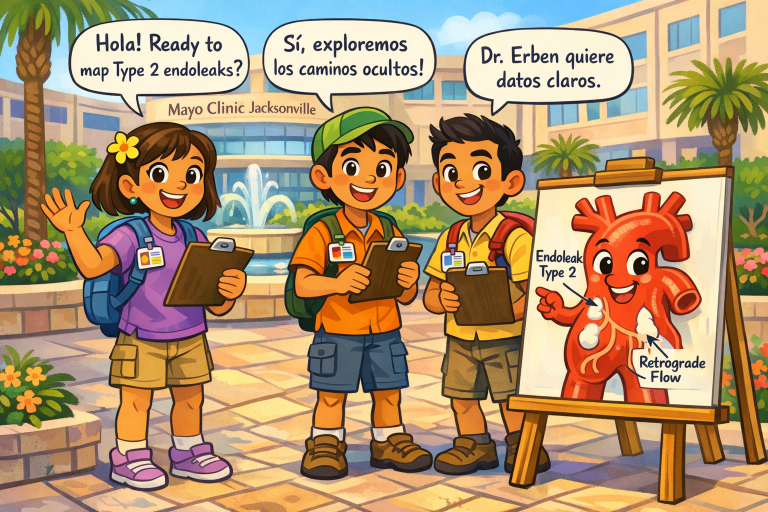
#> input picture renders/by-domain/health-sciences/medicine/surgery/vascular/complications/endoleaks/type-2/english/comic/panels-gpt/image_001_20260107_013733_e1ae2fc8.png, 1536 x 1024 px (shown at 1/2 size); its folder holds only this picture in this run
$ python build_gpt_pdf.py
#> lines starting #> are read from the running program, lines starting #| are printed output that depends on the picture
#!/usr/bin/env python3
"""
Build PDF from comic panel images

WORKFLOW ENFORCEMENT: This script requires images to exist before running.
Images must be generated (Phase 4) before building documents (Phase 5).

See: .project/agents/image-generation/WORKFLOW-ENFORCEMENT.md
"""

import json
import argparse
from pathlib import Path
from PIL import Image


def validate_images_exist(src_dir: Path, expected_count: int = 32) -> list:
    """
    Validate that all required images exist before building PDF.

    Raises:
        FileNotFoundError: If images directory doesn't exist or images are missing
    """
    if not src_dir.exists():
        raise FileNotFoundError(
            f"❌ Images directory does not exist: {src_dir}\n\n"
            f"WORKFLOW VIOLATION: You MUST generate images (Phase 4) BEFORE creating documents (Phase 5).\n\n"
            f"Generate images first using:\n"
            f"  python .project/agents/image-generation/tools/gpt_image_generator.py \\\n"
            f"    --prompt-file prompts/all-panels.txt \\\n"
            f"    --output-dir {src_dir} \\\n"
            f"    --aspect landscape --quality high --parallel 5 --enhance\n\n"
            f"See: .project/agents/image-generation/WORKFLOW-ENFORCEMENT.md"
        )

    files = sorted(src_dir.glob("image_*.png"))

    if len(files) == 0:
        raise FileNotFoundError(
            f"❌ No images found in: {src_dir}\n\n"
            f"WORKFLOW VIOLATION: You MUST generate images (Phase 4) BEFORE creating documents (Phase 5).\n\n"
            f"The images directory exists but is empty. Generate images first.\n\n"
            f"See: .project/agents/image-generation/WORKFLOW-ENFORCEMENT.md"
        )

    if len(files) != expected_count:
        print(f"⚠️  Warning: expected {expected_count} images, found {len(files)}")

    return files


def main():
    parser = argparse.ArgumentParser(description='Build PDF from comic panel images')
    parser.add_argument('--input-dir', type=str, default='panels-gpt', help='Input directory containing images')
    parser.add_argument('--output', type=str, default='type2-endoleak-comic-gpt.pdf', help='Output PDF file')
    args = parser.parse_args()

    BASE = Path(__file__).parent
    SRC = BASE / args.input_dir
    PDF = BASE / args.output
    PDF_FEATURED = BASE / args.output.replace('.pdf', '-featured.pdf')
    PANEL_MAP = BASE / "panel-map.json"
    DEFAULT_FEATURED_PANEL = 15  # panel number (1-based)

    return SRC, PDF, PDF_FEATURED, PANEL_MAP, DEFAULT_FEATURED_PANEL

def collect_images(src_dir):
    """
    Collect images with validation.

    CRITICAL WORKFLOW ENFORCEMENT:
    This function BLOCKS execution if required images don't exist.
    Images must be generated (Phase 4) BEFORE building documents (Phase 5).

    Args:
        src_dir: Directory containing image files

    Returns:
        List of image file paths

    Raises:
        FileNotFoundError: If images directory doesn't exist or is empty

    See: .project/agents/image-generation/WORKFLOW-ENFORCEMENT.md
    """
    files = validate_images_exist(src_dir, expected_count=32)
    return files


def get_featured_index(panel_map_path, default_featured=15):
    try:
        data = json.loads(panel_map_path.read_text())
        for entry in data:
            if entry.get("featured"):
                return max(entry["panel"] - 1, 0)
    except Exception as e:
        print(f"Warning: unable to read featured panel from panel-map.json ({e})")
    return default_featured - 1


def build_pdf(images, pdf_path):
    if not images:
        print("No images to build PDF")
        return
    imgs = [Image.open(p).convert("RGB") for p in images]
#> imgs = 1 item
    pages = []
    per_page = 6
    cols, rows = 3, 2
    slot_w, slot_h = 768, 512
    pad = 32
    page_w = cols * slot_w + (cols + 1) * pad
    page_h = rows * slot_h + (rows + 1) * pad

    for i in range(0, len(imgs), per_page):
        chunk = imgs[i:i + per_page]
        page = Image.new("RGB", (page_w, page_h), "white")
        for idx, img in enumerate(chunk):
            resized = img.resize((slot_w, slot_h))
            r = idx // cols
            c = idx % cols
            x = pad + c * (slot_w + pad)
            y = pad + r * (slot_h + pad)
            page.paste(resized, (x, y))
        pages.append(page)
#> this loop made 1 pass
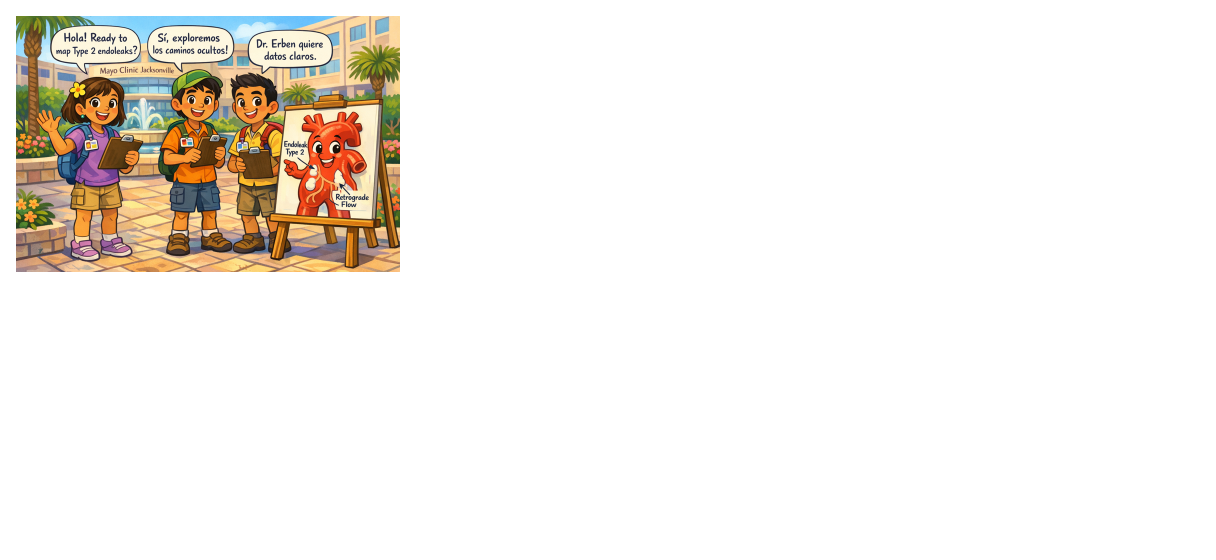
#> page: PIL image 2432x1120 RGB (shown at 1/2 size); mean R, G, B 243.5, 239.4, 234.2
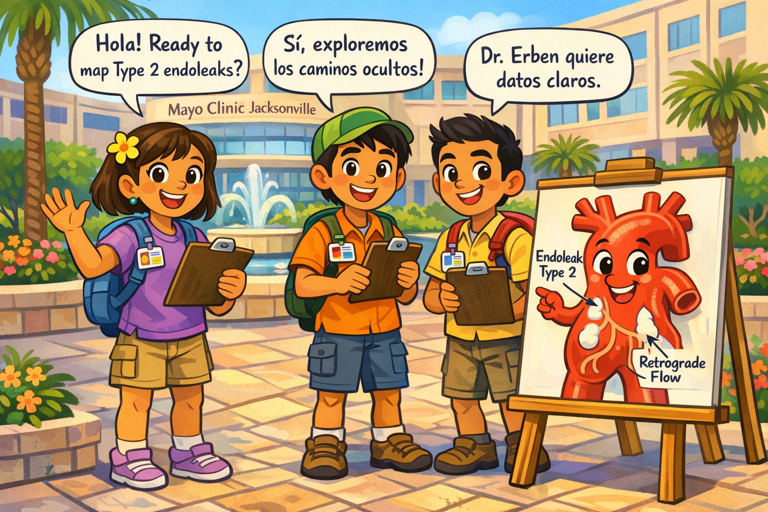
#> resized: PIL image 768x512 RGB; mean R, G, B 175.1, 147, 110.9
#> after the loop, pages = 1 item
#> (reads renders/by-domain/health-sciences/medicine/surgery/vascular/complications/endoleaks/type-2/english/comic/panel-map.json from the repository)

    pages[0].save(pdf_path, save_all=True, append_images=pages[1:])
    print(f"PDF written to {pdf_path}")


def build_featured_pdf(images, pdf_featured_path, featured_idx):
    if not images:
        print("No images to build featured PDF")
        return
    if featured_idx >= len(images):
        print("Featured index out of range; skipping featured PDF")
        return
    imgs = [Image.open(p).convert("RGB") for p in images]
    featured = imgs[featured_idx]
    remaining = imgs[:featured_idx] + imgs[featured_idx + 1:]

    slot_w, slot_h = 720, 480
    featured_h = int(slot_h * 1.5)
    pad = 32
    page_w = 2 * slot_w + 3 * pad
    page_h = pad + featured_h + pad + 2 * slot_h + 2 * pad

    pages = []
    chunk_start = 0
    while chunk_start < len(remaining):
        chunk = remaining[chunk_start:chunk_start + 4]
        chunk_start += 4

        page = Image.new("RGB", (page_w, page_h), "white")
        # featured on top spanning width
        f_resized = featured.resize((page_w - 2 * pad, featured_h))
        page.paste(f_resized, (pad, pad))

        # grid below (2x2)
        for idx, img in enumerate(chunk):
            resized = img.resize((slot_w, slot_h))
            r = idx // 2
            c = idx % 2
            x = pad + c * (slot_w + pad)
            y = pad + featured_h + pad + r * (slot_h + pad)
            page.paste(resized, (x, y))
        pages.append(page)

    pages[0].save(pdf_featured_path, save_all=True, append_images=pages[1:])
    print(f"Featured PDF written to {pdf_featured_path}")


if __name__ == "__main__":
    SRC, PDF, PDF_FEATURED, PANEL_MAP, DEFAULT_FEATURED_PANEL = main()
    imgs = collect_images(SRC)
    build_pdf(imgs, PDF)
    featured_idx = get_featured_index(PANEL_MAP, DEFAULT_FEATURED_PANEL)
    build_featured_pdf(imgs, PDF_FEATURED, featured_idx)
